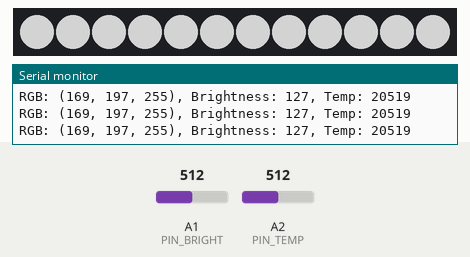
This sketch was run on a simulated Arduino Uno, built with avr-gcc and run on an emulated ATmega328P. On the bench: 12 RGB LEDs in strip order, left to right, the last lines printed to the serial monitor. The test bench sets the inputs (shaded band); at power-on: A1 (PIN_BRIGHT) = 512, A2 (PIN_TEMP) = 512. Dim RGB values are drawn brighter than linear.

Above: at 1.2 s.
1.3 s: A1 (PIN_BRIGHT) set to 0
At 2.4 s:
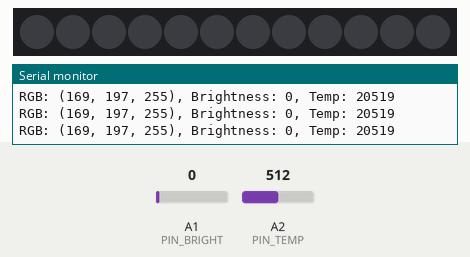
2.8 s: A1 (PIN_BRIGHT) set to 76
At 4.0 s:
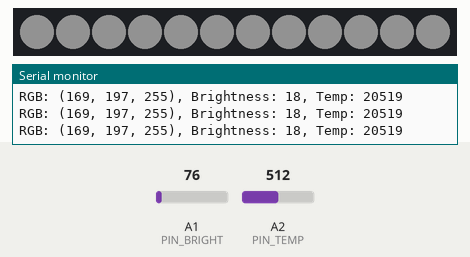
4.3 s: A1 (PIN_BRIGHT) set to 56
At 5.5 s:
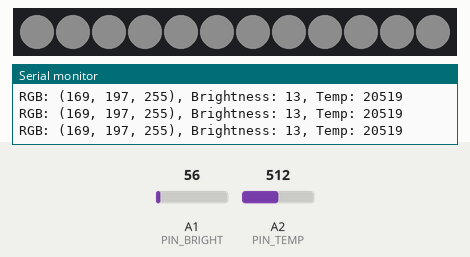
5.8 s: A2 (PIN_TEMP) set to 253
8.8 s: A2 (PIN_TEMP) set to 225
11.8 s: A1 (PIN_BRIGHT) set to 716
At 12.5 s:
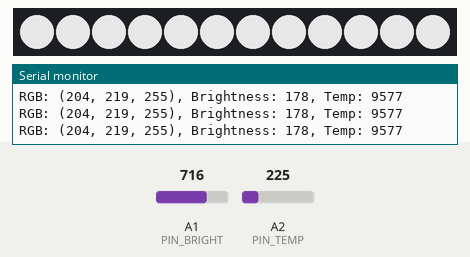
Timing chart, 0 to 14.3 s (numbered marks = the images above; inputs shaded):
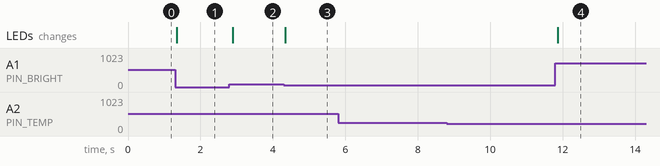

The sketch:

ringlight.ino
```cpp
#include <Adafruit_NeoPixel.h>

// PINS
#define PIN_BRIGHT A1
#define PIN_TEMP A2
#define PIN_LEDS 8
#define NUM_PIXELS 12
#define DELAY 100

// GLOBALS
Adafruit_NeoPixel pixels(NUM_PIXELS, PIN_LEDS, NEO_GRBW + NEO_KHZ800);

void setup() {
  Serial.begin(9600);
  // put your setup code here, to run once:
  pixels.begin();           // INITIALIZE NeoPixel strip object (REQUIRED)
}

void loop() {
  pixels.clear();

  int brightness = map(analogRead(PIN_BRIGHT), 0, 1023, 0, 255);
  pixels.setBrightness(brightness);

  long t_pot = analogRead(PIN_TEMP);
  unsigned long t = map(t_pot, 0L, 1023L, 1000L, 40000L);
  int r, g, b;
  tempToRGB(t, r, g, b);
  for(int i = 0; i< NUM_PIXELS; i++) {
    pixels.setPixelColor(i, 255, 255, 255);
  }
  pixels.setPixelColor(4, 255, 255, 255);
  pixels.show();

  debug(r, g, b, brightness, t);

  delay(DELAY); // Pause before next pass through loop
}

// Based on:
// https://tannerhelland.com/2012/09/18/convert-temperature-rgb-algorithm-code.html
void tempToRGB(int t, int &r, int &g, int &b) {
  double kelvin = t;
  double calc;

  if (kelvin < 1000) kelvin = 1000;
  if (kelvin > 40000) kelvin = 40000;

  kelvin = kelvin / 100;

  // red
  if (kelvin <= 66) {
    r = 255;
  } else {
    calc = kelvin - 60;
    calc = 329.698727446 * pow(calc, -0.1332047592);
    r = calc;
    if (r < 0) r = 0;
    if (r > 255) r = 255;
  }

  // green
  if (kelvin <= 66) {
    g = 99.4708025861 * log(kelvin) - 161.1195681661;
    if (g < 0) g = 0;
    if (g > 255) g = 255;
  } else {
    calc = kelvin - 60;
    g = 288.1221695283 * pow(calc, -0.0755148492);
    if (g < 0) g = 0;
    if (g > 255) g = 255;
  }

  // blue
  if (kelvin >= 66) {
    b = 255;
  } else if (kelvin <= 19) {
    b = 0;
  } else {
    calc = kelvin - 10;
    b = 138.5177312231 * log(calc) - 305.0447927307;
    if (b < 0) b = 0;
    if (b > 255) b = 255;
  }
}

void debug(int r, int g, int b, int bright, int temp) {
  Serial.print("RGB: (");
  Serial.print(r);
  Serial.print(", ");
  Serial.print(g);
  Serial.print(", ");
  Serial.print(b);
  Serial.print("), Brightness: ");
  Serial.print(bright);
  Serial.print(", Temp: ");
  Serial.println(temp);
}
```

Measured:
- after the input at 1.3 s, the LEDs: change after 0.05 s (image 1)
- after the input at 2.8 s, the LEDs: change after 0.09 s (image 2)
- after the input at 4.3 s, the LEDs: change at once (image 3)
- after the input at 11.8 s, the LEDs: change after 0.07 s (image 4)
